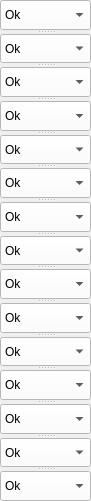
  <widget class="QSplitter" name="splitter_6">
   <property name="geometry">
    <rect>
     <x>1080</x>
     <y>220</y>
     <width>91</width>
     <height>501</height>
    </rect>
   </property>
   <property name="orientation">
    <enum>Qt::Vertical</enum>
   </property>
   <widget class="QComboBox" name="comboBox">
    <property name="styleSheet">
     <string notr="true">background-color: rgb(255, 255, 255);</string>
    </property>
    <item>
     <property name="text">
      <string>Ok</string>
     </property>
    </item>
    <item>
     <property name="text">
      <string>Not_ok</string>
     </property>
    </item>
   </widget>
   <widget class="QComboBox" name="comboBox_2">
    <property name="styleSheet">
     <string notr="true">background-color: rgb(255, 255, 255);</string>
    </property>
    <item>
     <property name="text">
      <string>Ok</string>
     </property>
    </item>
    <item>
     <property name="text">
      <string>Not_ok</string>
     </property>
    </item>
   </widget>
   <widget class="QComboBox" name="comboBox_13">
    <property name="styleSheet">
     <string notr="true">background-color: rgb(255, 255, 255);</string>
    </property>
    <item>
     <property name="text">
      <string>Ok</string>
     </property>
    </item>
    <item>
     <property name="text">
      <string>Not_ok</string>
     </property>
    </item>
   </widget>
   <widget class="QComboBox" name="comboBox_11">
    <property name="styleSheet">
     <string notr="true">background-color: rgb(255, 255, 255);</string>
    </property>
    <item>
     <property name="text">
      <string>Ok</string>
     </property>
    </item>
    <item>
     <property name="text">
      <string>Not_ok</string>
     </property>
    </item>
   </widget>
   <widget class="QComboBox" name="comboBox_12">
    <property name="styleSheet">
     <string notr="true">background-color: rgb(255, 255, 255);</string>
    </property>
    <item>
     <property name="text">
      <string>Ok</string>
     </property>
    </item>
    <item>
     <property name="text">
      <string>Not_ok</string>
     </property>
    </item>
   </widget>
   <widget class="QComboBox" name="comboBox_3">
    <property name="styleSheet">
     <string notr="true">background-color: rgb(255, 255, 255);</string>
    </property>
    <item>
     <property name="text">
      <string>Ok</string>
     </property>
    </item>
    <item>
     <property name="text">
      <string>Not_ok</string>
     </property>
    </item>
   </widget>
   <widget class="QComboBox" name="comboBox_4">
    <property name="styleSheet">
     <string notr="true">background-color: rgb(255, 255, 255);</string>
    </property>
    <item>
     <property name="text">
      <string>Ok</string>
     </property>
    </item>
    <item>
     <property name="text">
      <string>Not_ok</string>
     </property>
    </item>
   </widget>
   <widget class="QComboBox" name="comboBox_10">
    <property name="styleSheet">
     <string notr="true">background-color: rgb(255, 255, 255);</string>
    </property>
    <item>
     <property name="text">
      <string>Ok</string>
     </property>
    </item>
    <item>
     <property name="text">
      <string>Not_ok</string>
     </property>
    </item>
   </widget>
   <widget class="QComboBox" name="comboBox_5">
    <property name="styleSheet">
     <string notr="true">background-color: rgb(255, 255, 255);</string>
    </property>
    <item>
     <property name="text">
      <string>Ok</string>
     </property>
    </item>
    <item>
     <property name="text">
      <string>Not_ok</string>
     </property>
    </item>
   </widget>
   <widget class="QComboBox" name="comboBox_6">
    <property name="styleSheet">
     <string notr="true">background-color: rgb(255, 255, 255);</string>
    </property>
    <item>
     <property name="text">
      <string>Ok</string>
     </property>
    </item>
    <item>
     <property name="text">
      <string>Not_ok</string>
     </property>
    </item>
   </widget>
   <widget class="QComboBox" name="comboBox_9">
    <property name="styleSheet">
     <string notr="true">background-color: rgb(255, 255, 255);</string>
    </property>
    <item>
     <property name="text">
      <string>Ok</string>
     </property>
    </item>
    <item>
     <property name="text">
      <string>Not_ok</string>
     </property>
    </item>
   </widget>
   <widget class="QComboBox" name="comboBox_8">
    <property name="styleSheet">
     <string notr="true">background-color: rgb(255, 255, 255);</string>
    </property>
    <item>
     <property name="text">
      <string>Ok</string>
     </property>
    </item>
    <item>
     <property name="text">
      <string>Not_ok</string>
     </property>
    </item>
   </widget>
   <widget class="QComboBox" name="comboBox_7">
    <property name="styleSheet">
     <string notr="true">background-color: rgb(255, 255, 255);</string>
    </property>
    <item>
     <property name="text">
      <string>Ok</string>
     </property>
    </item>
    <item>
     <property name="text">
      <string>Not_ok</string>
     </property>
    </item>
   </widget>
   <widget class="QComboBox" name="comboBox_14">
    <property name="styleSheet">
     <string notr="true">background-color: rgb(255, 255, 255);</string>
    </property>
    <item>
     <property name="text">
      <string>Ok</string>
     </property>
    </item>
    <item>
     <property name="text">
      <string>Not_ok</string>
     </property>
    </item>
   </widget>
   <widget class="QComboBox" name="comboBox_15">
    <property name="styleSheet">
     <string notr="true">background-color: rgb(255, 255, 255);</string>
    </property>
    <item>
     <property name="text">
      <string>Ok</string>
     </property>
    </item>
    <item>
     <property name="text">
      <string>Not_ok</string>
     </property>
    </item>
   </widget>
  </widget>
